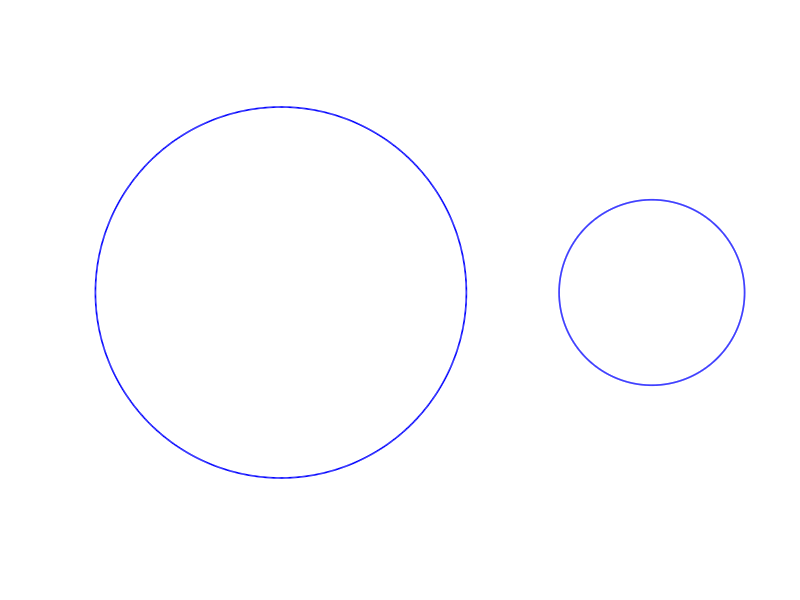

MATLAB code for this plot:
clear
% example_2c_figure_plot.m
%
% In this example, plot the filed of the generalized condenser (B,E,delta)
% where
% 1)  B=C (the complex plane) and hence ell=0
% 2)  E=E1 U E2 where E1 is the interior of the circle |z|=1 and E2 is the
% interior of the circle |z-a|=r.
% 3)  delta=[0 1];
% 4)  For this case, E is bounded and m'=m=2, G is unbounded
% 
% The exact capacity for this case is known and given by
%  cap = 2/(1+sqrt(1-4*r/((1+a-r)*(a+r-1))))-1;
%
%
a=2; r2=0.5;
alphav   =  [0 ; a];
deltav   =  [0 ; 1];
m        =   2; 
mp       =   m; 
ell      =   0;
% 
n        =   2^10;
t        =  (0:2*pi/n:2*pi-2*pi/n).';
% 
k=1; et (1+(k-1)*n:k*n,1) = exp(-i.*t);
k=m; et (1+(k-1)*n:k*n,1) = a+r2.*exp(-i.*t);
figure;
hold on
k=1;
crv    =  et((k-1)*n+1:k*n,1); crv(n+1)  =  crv(1);
% fill(real(crv),imag(crv),[0.8 0.8 0.8])
plot(real(crv),imag(crv),'b','LineWidth',1.2)
k=2;
crv    =  et((k-1)*n+1:k*n,1); crv(n+1)  =  crv(1);
% fill(real(crv),imag(crv),[0.8 0.8 0.8])
plot(real(crv),imag(crv),'b','LineWidth',1.2)
axis equal
axis([-1.2 2.7 -1.5 1.5])
axis off
set(gca,'LooseInset',get(gca,'TightInset'))
print -depsc fig_BC_E2c_fig
%%